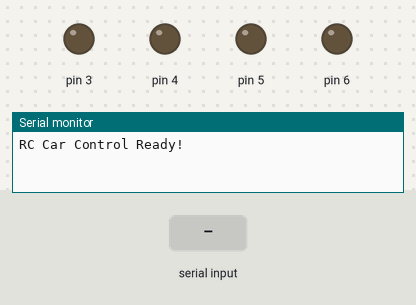
Bench run of a sketch on a simulated Arduino Uno, built with avr-gcc and run on an emulated ATmega328P. Parts: output pins drawn as LEDs (lit = HIGH), the last lines printed to the serial monitor. Inputs (shaded band) come from the test bench.

Above: at 1.2 s.
1.3 s: "F" received over Serial
At 2.5 s:
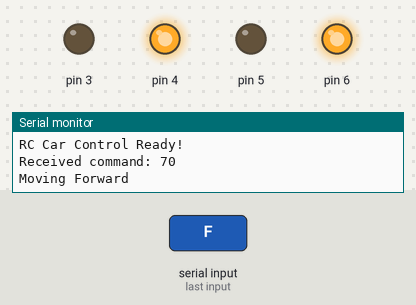
2.8 s: byte 82 (82) received over Serial
At 3.7 s:
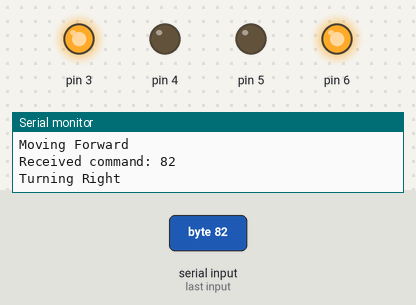
4.3 s: "B" received over Serial
At 4.8 s:
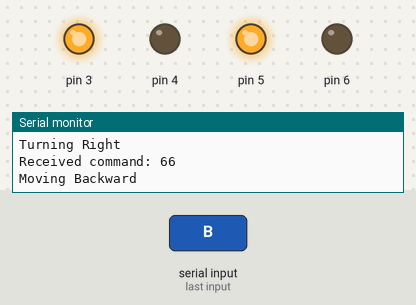
5.8 s: "L" received over Serial
At 7.0 s:
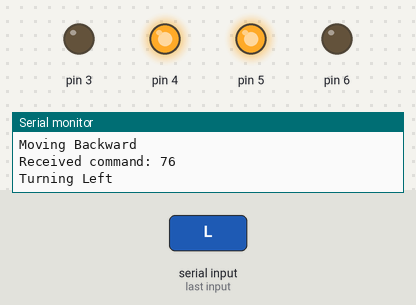
7.3 s: byte 114 (114) received over Serial
At 8.3 s:
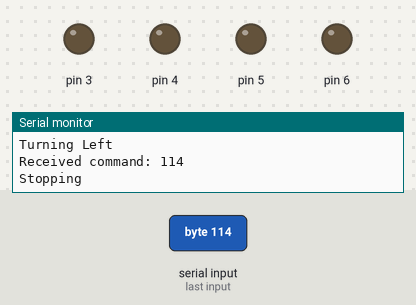
Timing chart, 0 to 9.8 s (numbered marks = the images above; inputs shaded):
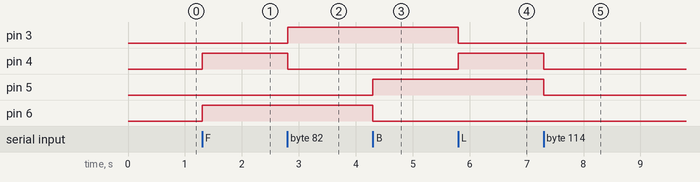

Measured:
- after the input at 1.3 s, pin 4, pin 6: LOW → HIGH at once
- after the input at 2.8 s, pin 3: LOW → HIGH at once; pin 4: HIGH → LOW at once
- after the input at 4.3 s, pin 5: LOW → HIGH at once; pin 6: HIGH → LOW at once
- after the input at 5.8 s, pin 3: HIGH → LOW at once; pin 4: LOW → HIGH at once
- after the input at 7.3 s, pin 4, pin 5: HIGH → LOW at once

The sketch:

BLUETOOTH_CONTROLLED_CAR.ino
```cpp
int command;

void setup() {
  Serial.begin(9600); // Initialize serial communication at 9600 baud rate

  // Initialize motor control pins as outputs
  pinMode(3, OUTPUT);
  pinMode(4, OUTPUT);
  pinMode(5, OUTPUT);
  pinMode(6, OUTPUT);

  // Print a start-up message
  Serial.println("RC Car Control Ready!");
}

void forward() {
  digitalWrite(3, LOW);
  digitalWrite(4, HIGH);
  digitalWrite(5, LOW);
  digitalWrite(6, HIGH);
  Serial.println("Moving Forward");
}

void back() {
  digitalWrite(3, HIGH);
  digitalWrite(4, LOW);
  digitalWrite(5, HIGH);
  digitalWrite(6, LOW);
  Serial.println("Moving Backward");
}

void left() {
  digitalWrite(3, LOW);
  digitalWrite(4, HIGH);
  digitalWrite(5, HIGH);
  digitalWrite(6, LOW);
  Serial.println("Turning Left");
}

void right() {
  digitalWrite(3, HIGH);
  digitalWrite(4, LOW);
  digitalWrite(5, LOW);
  digitalWrite(6, HIGH);
  Serial.println("Turning Right");
}

void Stop() {
  digitalWrite(3, LOW);
  digitalWrite(4, LOW);
  digitalWrite(5, LOW);
  digitalWrite(6, LOW);
  Serial.println("Stopping");
}

void loop() {
  if (Serial.available() > 0) {
    command = Serial.read(); // Read the incoming byte
    Serial.print("Received command: ");
    Serial.println(command);

    switch (command) {
      case 70:  // ASCII for 'F'
        forward();
        break;
      case 102: // ASCII for 'f'
        Stop();
        break;
      case 66:  // ASCII for 'B'
        back();
        break;
      case 98:  // ASCII for 'b'
        Stop();
        break;
      case 76:  // ASCII for 'L'
        left();
        break;
      case 108: // ASCII for 'l'
        Stop();
        break;
      case 82:  // ASCII for 'R'
        right();
        break;
      case 114: // ASCII for 'r'
        Stop();
        break;
      default:
        Serial.println("Invalid command");
        Stop();
        break;
    }
  }
}
```
